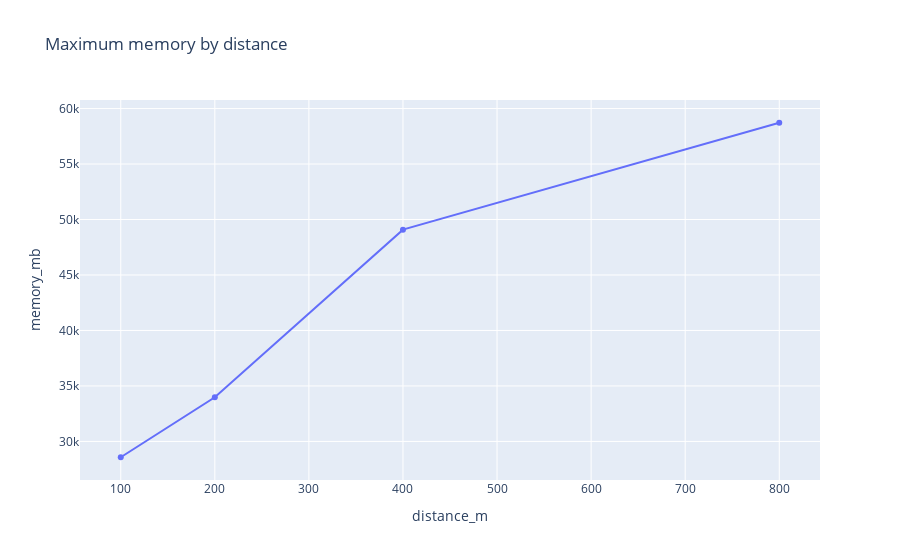

Notebook code for this chart:
### Code cell
df_max = df.sort_values(by = ["memory_mb"]).drop_duplicates("distance_m", keep = "last")[[
    "distance_m", "memory_mb"
]]

px.line(df_max, x = "distance_m", y = "memory_mb", markers = True,
    title = "Maximum memory by distance")

### Figure 1 — Plotly figure (JSON) as saved in the notebook; plotly's stock layout.template omitted (floating-point values rounded to 4 significant figures)
{"data": [{"hovertemplate": "distance_m=%{x}<br>memory_mb=%{y}<extra></extra>", "legendgroup": "", "line": {"color": "#636efa", "dash": "solid"}, "marker": {"symbol": "circle"}, "mode": "markers+lines", "name": "", "orientation": "v", "showlegend": false, "type": "scatter", "x": [100, 200, 400, 800], "xaxis": "x", "y": [28576, 33984, 49088, 58720], "yaxis": "y"}], "layout": {"legend": {"tracegroupgap": 0}, "title": {"text": "Maximum memory by distance"}, "xaxis": {"anchor": "y", "domain": [0, 1], "title": {"text": "distance_m"}}, "yaxis": {"anchor": "x", "domain": [0, 1], "title": {"text": "memory_mb"}}}}
